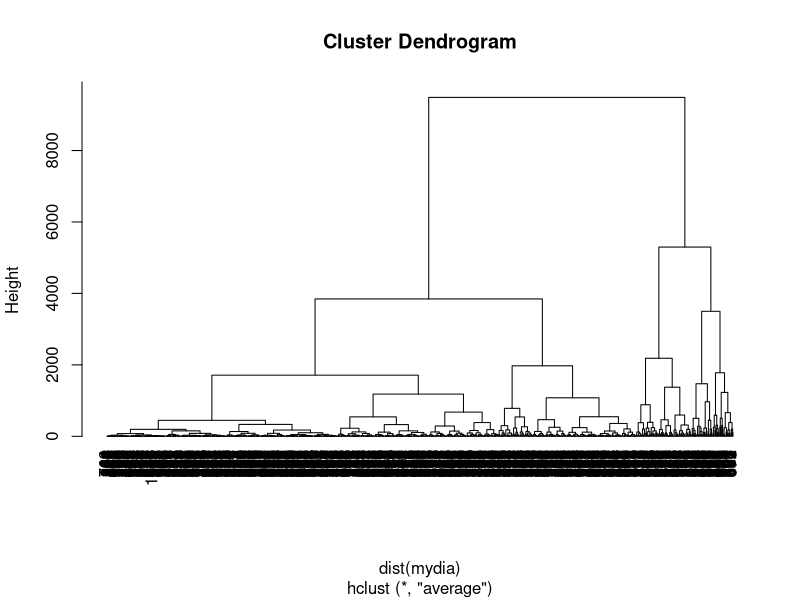

Recreate this plot in R. (Note: this script raises an error after producing the figure.)
install.packages("ggplot2")
library(ggplot2)

data(diamonds)
t<-sample(1:nrow(diamonds),1000)
test<-diamonds[t,]
dim(test)
test
mydia <- test[c("price","carat","depth","table")]
head(mydia)

result <- hclust(dist(mydia),method="ave")
result
plot(result, hang=-1)

result2 <-keman(mydia,3)
names(result2)
result2$cluster
mydia$cluster<-result$cluster

plot(mydia$carat, mydia$price, col=mydia$cluster)
points(result$centers[,c("carat","price")],
       col=c(3,2,1),pch=8,cex=5)




